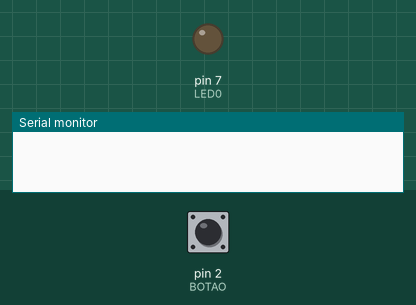
Simulated run of this sketch. Board: Arduino Uno, built with avr-gcc and run on an emulated ATmega328P. Shown: output pins drawn as LEDs (lit = HIGH), the last lines printed to the serial monitor. The inputs (shaded band) are chosen by the test bench; at power-on: pin 2 (BOTAO) HIGH.

Above: at 1.2 s.
1.3 s: pin 2 (BOTAO) pulled LOW for 0.15 s
At 6.7 s:
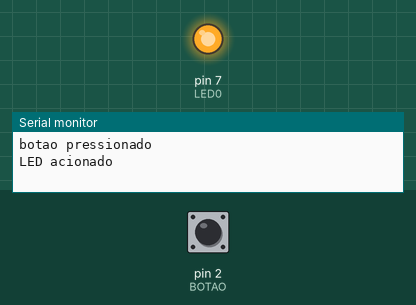
7.4 s: pin 2 (BOTAO) pulled LOW for 1 s
11.4 s: pin 2 (BOTAO) pulled LOW for 3.2 s
At 16.8 s:
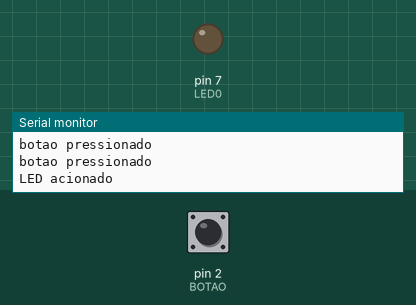
Timing chart, 0 to 18.3 s (numbered marks = the images above; inputs shaded):
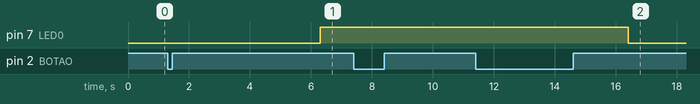

Measured:
- after the input at 1.3 s, pin 7 (LED0): LOW → HIGH after 5.0 s
- after the input at 11.4 s, pin 7 (LED0): HIGH → LOW after 5.0 s instead of 1.0 s

The sketch:

exercicio3.ino
```cpp
#include <TimerOne.h>

#define LED0 7
#define BOTAO 2

void aciona_led();
void timer1segundo();

void setup() {
  pinMode(LED0, OUTPUT);
  pinMode(BOTAO, INPUT_PULLUP);
  Serial.begin(9600);
  attachInterrupt(digitalPinToInterrupt(BOTAO), aciona_led, FALLING);
  Timer1.attachInterrupt(timer1segundo);
  Timer1.stop();
}

void loop() {
}

void aciona_led (){
 Timer1.initialize(5000000);
 Serial.println("botao pressionado");
}

void timer1segundo (){
 Timer1.stop();
 digitalWrite(LED0, !digitalRead(LED0));
 Serial.println("LED acionado");
}
```
